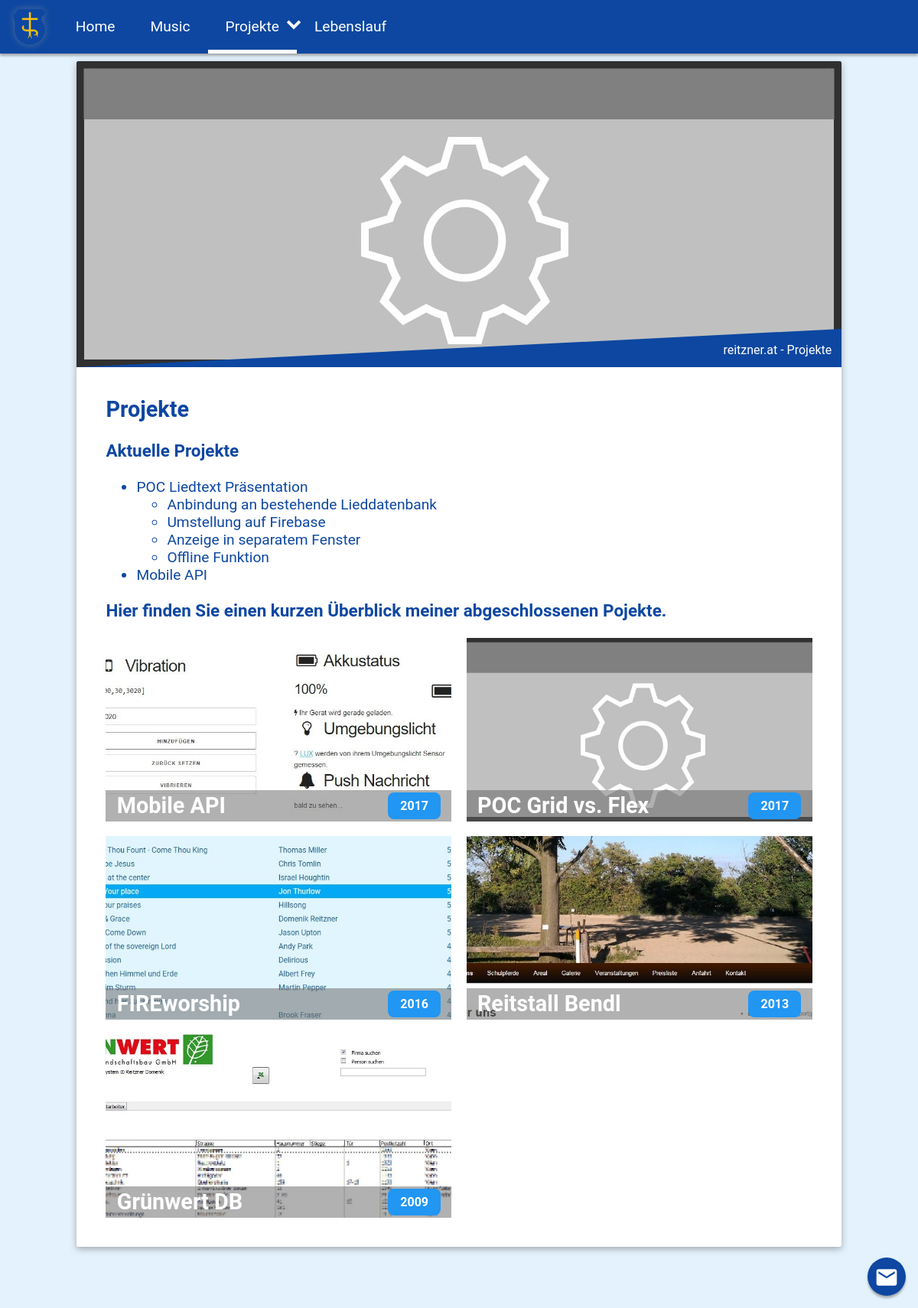
The app's page /Projekte/ with its own data.
### tables this page shows
CREATE TABLE [site_names] (
[id] INTEGER  PRIMARY KEY AUTOINCREMENT NOT NULL,
[name] TEXT  NOT NULL
);

CREATE TABLE [site_content] (
[id] INTEGER  PRIMARY KEY AUTOINCREMENT NOT NULL,
[content] TEXT  NOT NULL
);

### functions.php (the view, shortened to what this page needs)
<?php
function dehtmlifyStr($string){
    $string = str_replace("&auml;", "ae", $string);
    $string = str_replace("&uuml;", "ue", $string);
    $string = str_replace("&ouml;", "oe", $string);
    $string = str_replace(" ", "", $string);
    return $string;
}
function buildMenuItem($menuItem){
    $extern = $menuItem['extern'];
    $id = $menuItem['id'];
    $name = $menuItem['name'];
    if($extern == '') $link = "href='/$id/'" ;
    else $link = "href='$extern' target='_blank'";
    return "<a $link id='$id'>$name</a>";
}
function getMenu(){
    try{
        $db = new PDO(pdoConnStr);
        $result = $db->query('SELECT name,flow,extern FROM site_names INNER JOIN site_menu ON site_names.id = site_menu.id ORDER BY flow');
        $menuArr = [];
        while ($res = $result->fetch()) {
            $tempArr = [];
            $tempArr['name']=$res['name'];
            $order= intval($res['flow']);
            $tempArr['extern']=$res['extern'];
            $tempArr['id']= dehtmlifyStr($res['name']);
            $menuArr[$order][] = $tempArr;
        }
        $menu = "<ul class='menu'>";
        foreach($menuArr as $menuItem){
            if(count($menuItem) == 1){
                $menu .= "<li>".buildMenuItem($menuItem[0])."</li>";
            }else{
                $menu .= "<li class='sub'>".buildMenuItem($menuItem[0])."<ul>";
                for($i = 1; $i < count($menuItem) ;$i++){
                    $menu .= "<li>".buildMenuItem($menuItem[$i])."</li>";
                }
                $menu .= "</ul></li>";
            }
        }
        $menu .= "</ul>";
        return $menu;
    }
    catch(Exception $err){
        return $err;
    }
}
function getContent($title){
    try{
        $db = new PDO(pdoConnStr);
        $result = $db->query('SELECT name, id FROM site_names');
        while($res = $result->fetch() ) {
            $string = deHtmlifyStr($res['name']);
            if(strtolower($string) == strtolower($title) ){
                $id = $res['id'];
                $result = $db->query('SELECT * FROM site_content WHERE id ='.$id);
                $res = $result->fetch();
                $db=0;
                return $res[1];
            }
        }
        return "<h1>Dieser Inhalt ist nicht mehr Verf&uuml;gbar</h1><p>Da scheint was schief gelaufen zu sein...<br>&Uuml;ber das Men&uuml; findest deinen Weg wieder zur&uuml;ck.</p>";
    }
    catch(Exception $err){
        return $err;
    }
}

### index.php (shortened to what this page needs)
<?php
	require 'functions.php';
	$title = str_replace("/", "", $_SERVER['REQUEST_URI']);
	$title = ($title == "")?"Home":$title;
	$menu = getMenu();
	$section = getContent($title);
	$headerImg = file_exists("img/header/$title.jpg")? "/img/header/$title.jpg" : "/img/header/Home.jpg";
?>
<!DOCTYPE html>
<html lang="de">
<head>
</head>
<body>
	<nav>
		<div id="logo">
			<img id="wappen" src="/img/wappenNoShadow.svg" height="48" alt="Wappen"/>
		</div>
		<?php
			echo $menu;
		?>
	</nav>
	<main>
		<header>
			<img src="<?php echo $headerImg?>" alt="<?php echo $title;?>">
			<div id="title">reitzner.at - <?php echo $title;?></div>
		</header>
		<section>
			<?php
				echo $section;
			?>
		</section>
	</main>
	<a id="mail" href="mailto:domenik@reitzner.at?subject=reitner.at-Mail" target="parent">
		<img src="/img/mail.svg" alt="E-Mail" />
	</a>
	<link rel="stylesheet" href="/css/6a9af4ac4db760ba41e50bb07889a01c.css"/>
</body>
</html>

### css/6a9af4ac4db760ba41e50bb07889a01c.css (style rules this page uses)
nav,nav ul { display:flex }
body,html,nav ul { margin:0;padding:0 }
body,nav a { color:#FFF }
#mail,nav { position:fixed;background-color:#0D47A1 }
#mail,nav,nav ul { background-color:#0D47A1 }
#css-features,#mail,header { text-align:center }
main .link,nav a { text-decoration:none }
#overlay,nav { left:0;top:0 }
body { font-family:Roboto;background-color:#E3F2FD }
h1 { margin-top:0 }
nav { z-index:5;height:70px;width:100%;box-shadow:0 3px 3px rgba(100,100,100,.5) }
#logo img { padding:11px 1em;transition-duration:.6s;filter:drop-shadow( 0 0 5px rgba(150, 150, 150, .5));animation:moveDropShadow;animation-delay:0;animation-play-state:running;animation-duration:2s;animation-iteration-count:infinite }
nav ul { list-style:none;font-size:1.2rem;justify-content:flex-end }
nav ul li a { padding:.6rem }
nav a { display:block }
main { background-color:#fff;box-shadow:0 3px 8px rgba(100,100,100,.5);border-radius:3px;min-height:240px;width:95%;margin:calc(80px + 17vw) auto;color:#0D47A1 }
#mail,.borderRadius { box-shadow:0 3px 3px rgba(100,100,100,.5) }
header { z-index:3;position:relative }
section { padding:1em;font-size:1.2em }
#mail { bottom:1em;right:1em;height:50px;width:50px;z-index:11;border-radius:50% }
#mail img { padding-top:10px;height:32px;width:32px;transition-duration:650ms;transform-origin:center 60%;transition-timing-function:ease-in-out }
.main-grid { display:grid;grid-template-columns:1fr;grid-gap:1em }
.main-grid figure { position:relative;cursor:pointer;margin:0;padding:0;height:40vh }
.main-grid figure img { object-fit:cover;width:100%;height:40vh }
.main-grid figure figcaption { position:absolute;bottom:0;background-color:rgba(100,100,100,.5);width:calc(100% - 1em);padding:.1em .5em;font-size:1.5em;color:#fff;font-weight:700 }
.year { background-color:#2196F3;float:right;border-radius:.5em;padding:.5em 1em;font-size:1rem }
@media screen and (min-width:1024px) { nav ul ul li,ul li.active { border-bottom:5px solid #fff } }
@media screen and (min-width:1024px) { nav ul li a { padding:1.44rem } }
@media screen and (min-width:1024px) { nav ul li.sub:before { content:'';float:right;position:relative;top:1.44rem;left:.15em;height:.45em;width:.45em;border-style:solid;border-width:.25em .25em 0 0;transform:rotate(135deg) } }
@media screen and (min-width:1024px) { main { width:1000px;margin:80px auto;overflow:auto } }
@media screen and (min-width:1024px) { header { background-color:#0D47A1;display:flex } }
@media screen and (min-width:1024px) { header img { clip-path:polygon(0 0,100% 0,100% 87.5%,0 100%) } }
@media screen and (min-width:1024px) { #title { position:absolute;bottom:.8em;right:.8em;color:#fff } }
@media screen and (min-width:1024px) { section { padding:2em } }
@media screen and (min-width:1024px) { .main-grid { grid-template-columns:1fr 1fr } }
@media screen and (min-width:1024px) { .main-grid figure,.main-grid figure img { height:30vh } }

### records on screen
site_names: name "Home"
site_names: name "Music"
site_names: name "Projekte"
site_names: name "Lebenslauf"
site_content: content "Projekte Aktuelle Projekte POC Liedtext Präsentation Anbindung an bestehende Lieddatenbank Umstellung auf Firebase Anzeige in separatem Fenster Offline Funktion Mobile API Hier finden Sie einen kurzen Überblick meiner abgeschlossenen Pojekte. Mobile API 2017 POC Grid vs. Flex 2017 FIREworship 2016 Reitstall Bendl 2013 Grünwert DB 2009", content (picture)

### other values on screen
$title "Projekte"
